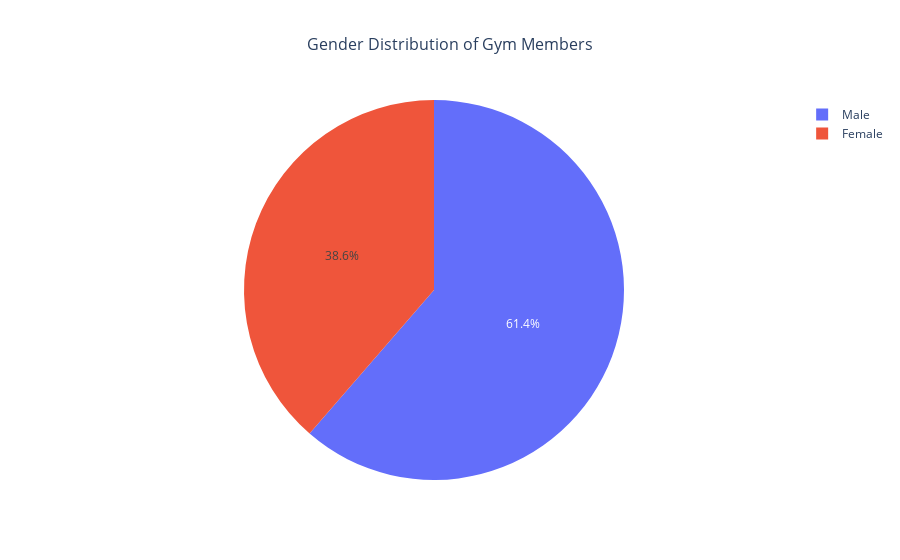

This figure's notebook cell:
### Markdown cell above
### Gender Distribution

### Code cell
# Create a directory for visualizations if it doesn't exist
os.makedirs('../over_45/vis_45', exist_ok=True)

# Create an interactive pie chart to visualize gender distribution
fig = go.Figure()
fig.add_trace(go.Pie(
    # Use value_counts to get the gender distribution
    labels=df['gender'].value_counts().index,
    values=df['gender'].value_counts().values,
    # Add a title to provide context
    # Optional: Add hover information for more details
    hovertemplate='<b>%{label}</b><br>Count: %{value}<br>Percentage: %{percent}'
))

# Customize the layout for better readability
fig.update_layout(
    title_text='Gender Distribution of Gym Members',
    title_font_size=16,
    title_x=0.5  # Center the title
)

# Save the interactive plot as an HTML file for future reference
fig.write_html("../over_45/vis_45/Gender_Distribution.html")

# Display the plot inline in the notebook
iplot(fig)

### Figure 1 — Plotly figure (JSON) as saved in the notebook; plotly's stock layout.template omitted (floating-point values rounded to 4 significant figures)
{"data": [{"hovertemplate": "<b>%{label}</b><br>Count: %{value}<br>Percentage: %{percent}", "labels": ["Male", "Female"], "type": "pie", "values": [81, 51]}], "layout": {"title": {"font": {"size": 16}, "text": "Gender Distribution of Gym Members", "x": 0.5}}}
